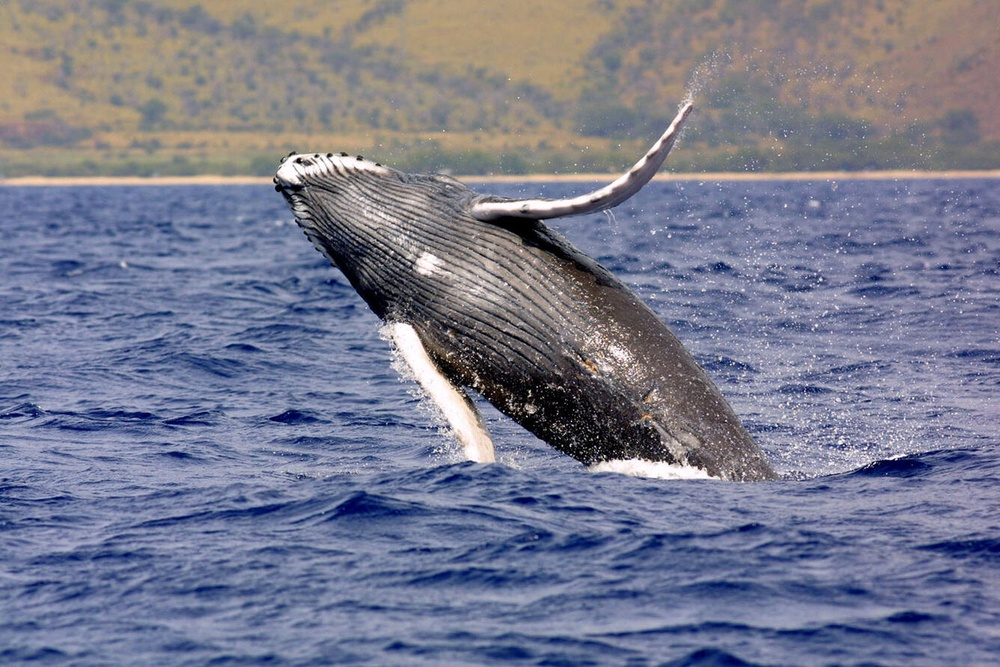
%> input picture Examples/Sobbel/MATLAB/humpback.jpg, 1000 x 667 px, shrunk from 1336 x 891 before the run
$ octave sobel_create.m   (GNU Octave 9; MATLAB toolbox functions it lacks are replaced by stand-ins)
%> lines starting %> are read from the running program, lines starting %| are printed output that depends on the picture; in (x1, y1, x2, y2) boxes, pixels count from 0 and x2, y2 are one past the last pixel; in counts of white or black regions, pixels touching at a corner belong together; the program's own positions count from 1
% Sobel VHDL Code Generation

% Display Default Image
im = imread("humpback.jpg");
%> im is the input picture: size 667x1000x3 uint8; mean R, G, B 119.8, 122.4, 142.7
%imagesc(im); % Default Image

% Apply Sobel Filter
im2 = (0.2989 * double(im(:,:,1)) + 0.5870 * double(im(:,:,2)) + 0.1140 * double(im(:,:,3)))/255;
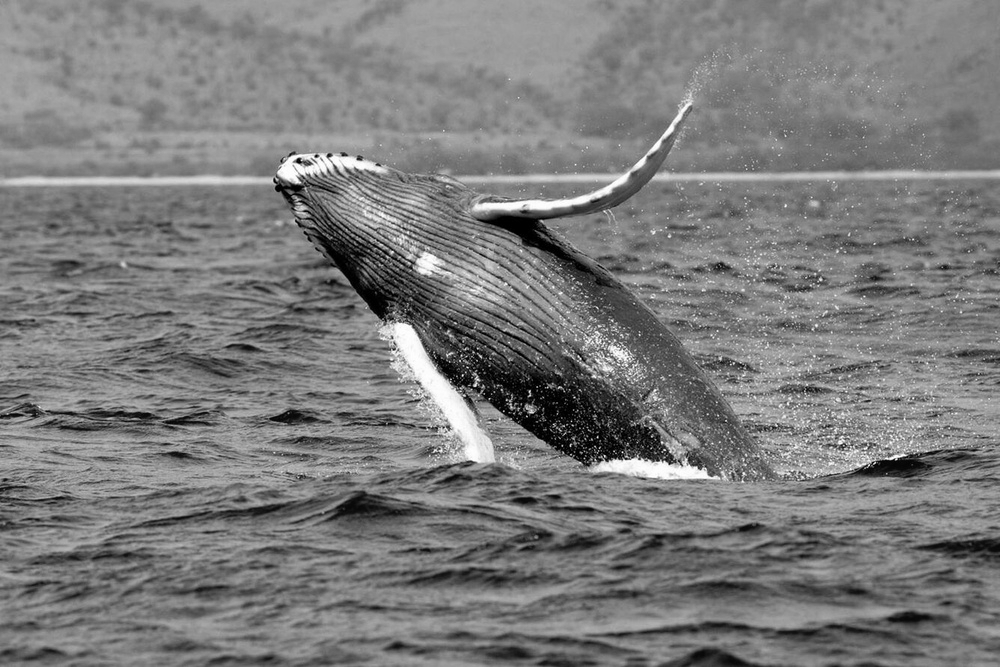
%> im2: size 667x1000 double; min 0, max 1, mean 0.486
im_sobel = edge(im2, 'sobel');
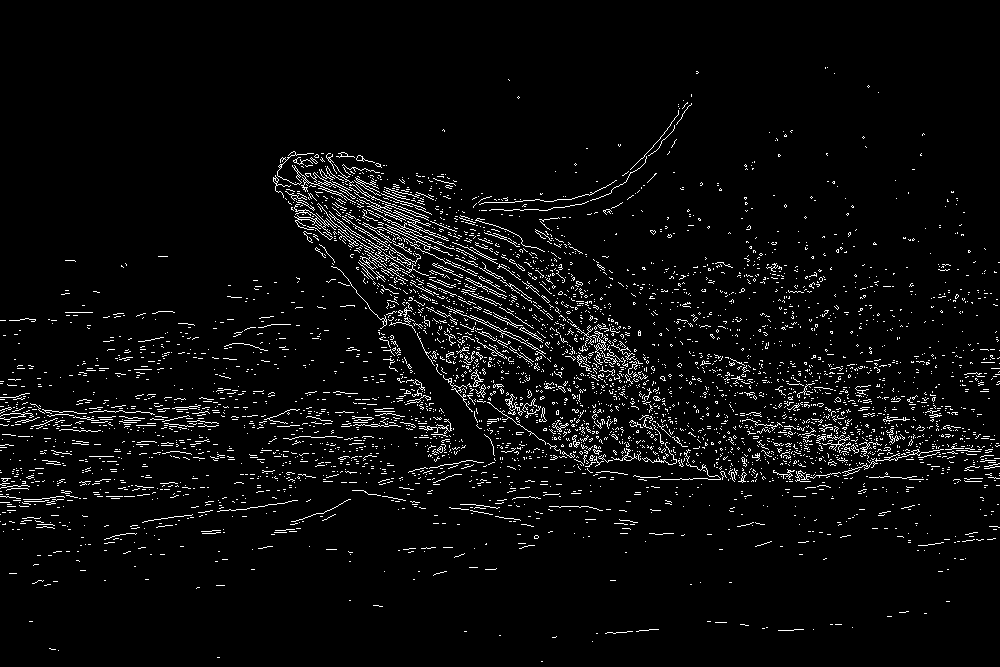
%> im_sobel: size 667x1000 logical; 4.1% white in thin lines or dots, all inside (x1, y1, x2, y2) = (0, 67, 1000, 662)
%imagesc(im_sobel)

% Grayscale the Image
im_gray = repmat(im_sobel, [1 1 3]);
%imagesc(im_gray);
